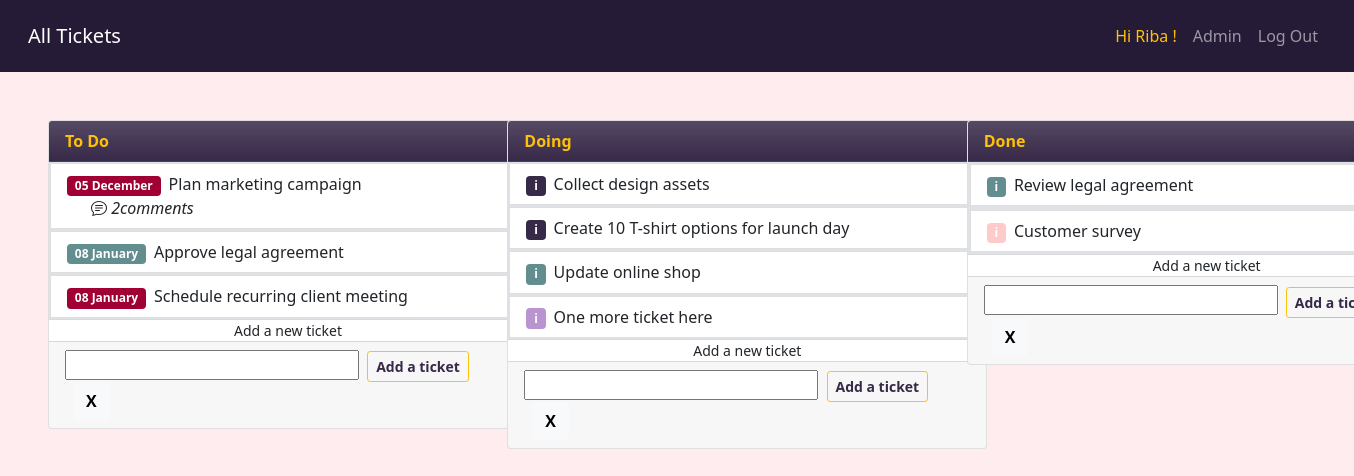
/ (signed in), run on the app's committed database.
### todoapp/models.py (models this page shows)
class User(db.Model, UserMixin):
    __tablename__ = 'users'
    id = db.Column(db.Integer, primary_key=True)
    created_at = db.Column(db.DateTime,  nullable=False,
                           default=datetime.utcnow)
    updated_at = db.Column(db.DateTime,  nullable=False,
                           default=datetime.utcnow, onupdate=datetime.utcnow)
    deleted_at = db.Column(db.DateTime,  nullable=True)
    username = db.Column(db.String(20), unique=True, nullable=False)
    email = db.Column(db.String(120), unique=True, nullable=False)
    password = db.Column(db.String(60), nullable=False)

class Ticket(db.Model, UserMixin):
    __tablename__ = 'tickets'
    id = db.Column(db.Integer, primary_key=True)
    created_at = db.Column(db.DateTime,  nullable=False,
                           default=datetime.utcnow)
    updated_at = db.Column(db.DateTime,  nullable=False,
                           default=datetime.utcnow, onupdate=datetime.utcnow)
    deleted_at = db.Column(db.DateTime,  nullable=True)
    name = db.Column(db.String(250), nullable=False)
    label = db.Column(db.String(250), nullable=False, default='#BA94D1')
    status = db.Column(db.String(250), nullable=False, default='todo')
    comments = db.relationship('Comment', back_populates="ticket")

### todoapp/routes.py (the view)
@app.route("/", methods=['GET', "POST"])
def home():
    done_tickets = []
    doing_tickets = []
    todo_tickets = []
    form = NewTicketForm()
    all_tickets = Ticket.query.all()
    for ticket in all_tickets:
        if ticket.deleted_at == None:
            if ticket.status == 'done':
                done_tickets.append(ticket)
            elif ticket.status == 'doing':
                doing_tickets.append(ticket)
            else:
                todo_tickets.append(ticket)
    form = NewTicketForm()
    if form.validate_on_submit():
        ticket = Ticket(name=form.name.data, status=form.status.data)
        db.session.add(ticket)
        db.session.commit()
        flash(f'Ticket {ticket.name} has been added in {ticket.status}', 'info')
        return redirect(url_for('home'))
    return render_template("home.html", todo_tickets=todo_tickets,  done_tickets=done_tickets, doing_tickets=doing_tickets, form=form, logged_in=current_user.is_authenticated)

### todoapp/forms.py
class NewTicketForm(FlaskForm):
    name = StringField('Name of ticket', validators=[InputRequired('Please enter a name of the ticket')])
    status = HiddenField('Status')

### todoapp/models.py (called while the page is built)
@login_manager.user_loader
def load_user(user_id):
    return User.query.get(int(user_id))

### todoapp/templates/home.html (shortened to what this page needs)
{% extends "layout.html" %} {% import "bootstrap/wtf.html" as wtf %} {% block
body %}
<link
  rel="stylesheet"
  href="https://cdn.jsdelivr.net/npm/bootstrap-icons@1.10.2/font/bootstrap-icons.css"
/>
<div class="row" style="background-color:#FFECEF; height: 100vh;">
    <div class="col-sm-4">
      <div class="card m-5" style="width: 30rem">
        <div class="card-header bg-gradient text-warning fw-bold" style="background-color: #372948">
          To Do
        </div>
        <ul class="list-group list-group-flush bg-light">
          {% for todo_ticket in todo_tickets %}
          <div class="border border-1">
            <a
              {%
              if
              logged_in
              %}
              href="{{ url_for('get_ticket', ticket_id=todo_ticket.id) }}"
              {%
              else
              %}
              href="{{ url_for('login') }}"
              {%
              endif
              %}
              class="list-group-item list-group-item-action"
              ><span class="badge me-2" style="background-color: {{todo_ticket.label}}"
                >{{todo_ticket.created_at.strftime("%d %B")}} </span
              >{{todo_ticket.name}}
              <div>
              {% if todo_ticket.comments|length>0 %}
              <i class="bi bi-chat-text m-4"> {{todo_ticket.comments|length}}comments</i>
              {% endif%}
              </div>
            </a>
          </div>
          {% endfor %}
        </ul>
        <small class="text-center text-link-secondary">
          Add a new ticket
        </small>
        <form class="card-footer" method="POST" action="">
          {{ form.csrf_token }} {{ form.name(size=26, id="myInput",
          required=False) }} {{ form.status(value='todo')}}
          <input
            class="btn btn-outline-warning fw-bold btn-sm ms-1"
            style="color: #372948"
            type="submit"
            value="Add a ticket"
          />
          <a
            onclick="document.getElementById('myInput').value = ''"
            class="btn btn-light fw-bold ms-2"
            >X</a
          >
        </form>
      </div>
    </div>
    <div class="col-sm-4">
      <div class="card m-5" style="width: 30rem">
        <div class="card-header bg-gradient text-warning fw-bold" style="background-color: #372948">
          Doing
        </div>
        <ul class="list-group list-group-flush bg-light">
          {% for doing_ticket in doing_tickets %}
          <div class="border border-1">
            <a
              {%
              if
              logged_in
              %}
              href="{{ url_for('get_ticket', ticket_id=doing_ticket.id) }}"
              {%
              else
              %}
              href="{{ url_for('login') }}"
              {%
              endif
              %}
              class="list-group-item list-group-item-action"
              ><span class="badge me-2" style="background-color: {{doing_ticket.label}}">i</span
              >{{doing_ticket.name}}</a
            >
          </div>
          {% endfor %}
        </ul>
        <small class="text-center text-link-secondary">
          Add a new ticket
        </small>
        <form class="card-footer" method="POST" action="">
          {{ form.csrf_token }} {{ form.name(size=26, id="myInput2" ) }} {{
          <input
            class="btn btn-outline-warning fw-bold btn-sm ms-1"
            style="color: #372948"
            type="submit"
            value="Add a ticket"
          />
          <a
            onclick="document.getElementById('myInput2').value = ''"
            class="btn btn-light fw-bold ms-2"
            >X</a
          >
        </form>
      </div>
    </div>
    <div class="col-sm-4">
      <div class="card m-5" style="width: 30rem">
        <div class="card-header bg-gradient text-warning fw-bold" style="background-color: #372948">
          Done
        </div>
        <ul class="list-group list-group-flush bg-light">
          {% for done_ticket in done_tickets %}
          <div class="border border-2">
            <a
              {%
              if
              logged_in
              %}
              href="{{ url_for('get_ticket', ticket_id=done_ticket.id) }}"
              {%
              else
              %}
              href="{{ url_for('login') }}"
              {%
              endif
              %}
              class="list-group-item list-group-item-action"
              ><span class="badge me-2" style="background-color: {{done_ticket.label}}">i</span
              >{{done_ticket.name}}</a
            >
          </div>
          {% endfor %}
        </ul>
        <small class="text-center text-link-secondary">
          Add a new ticket
        </small>
        <form class="card-footer" method="POST" action="">
          {{ form.csrf_token }} {{ form.name(size=26, id="myInput3" ) }} {{
          <input
            class="btn btn-outline-warning fw-bold btn-sm ms-1"
            style="color: #372948"
            type="submit"
            value="Add a ticket"
          />
          <a
            onclick="document.getElementById('myInput3').value = ''"
            class="btn btn-light fw-bold ms-2"
            >X</a
          >
        </form>
      </div>
    </div>
  </div>
  {% endblock %}

### todoapp/templates/layout.html (shortened to what this page needs)
<!DOCTYPE html>
<html lang="en">
  <head>
    <link
      href="https://cdn.jsdelivr.net/npm/bootstrap@5.1.3/dist/css/bootstrap.min.css"
      rel="stylesheet"
    />
  </head>
  <body>
    <header class="site-header">
      <nav
        class="navbar fixed-top navbar-expand-lg navbar-dark p-3"
        style="background-color: #251b37"
      >
        <div class="container-fluid">
          <a class="navbar-brand" href="{{url_for('home')}}">All Tickets</a>
          <div class="collapse navbar-collapse" id="navbarSupportedContent">
            <ul class="navbar-nav ms-auto">
              {% if not logged_in %}
              <li class="nav-item">
                <a class="nav-link" href="/register">Register</a>
              </li>
              <li class="nav-item">
                <a class="nav-link" href="/login">Log in</a>
              </li>
              {% else %}
              <li class="nav-item">
                <a class="nav-link text-warning" href="#"
                  >Hi {{current_user.username}} !</a
                >
              </li>
              <li class="nav-item">
                <a class="nav-link" href="#">Admin</a>
              </li>
              <li class="nav-item">
                <a class="nav-link" href="{{ url_for('logout') }}">Log Out</a>
              </li>
              {% endif %}
            </ul>
          </div>
        </div>
      </nav>
    </header>
    <br /><br /><br />
    {% block body %}{% endblock %}
  </body>
</html>

### data on the page
User: username "Riba"
Ticket: created_at "05 December", name "Plan marketing campaign", comments|length "2"
Ticket: created_at "08 January", name "Approve legal agreement"
Ticket: created_at "08 January", name "Schedule recurring client meeting"
Ticket: name "Collect design assets"
Ticket: name "Create 10 T-shirt options for launch day"
Ticket: name "Update online shop"
Ticket: name "One more ticket here"
Ticket: name "Review legal agreement"
Ticket: name "Customer survey"
